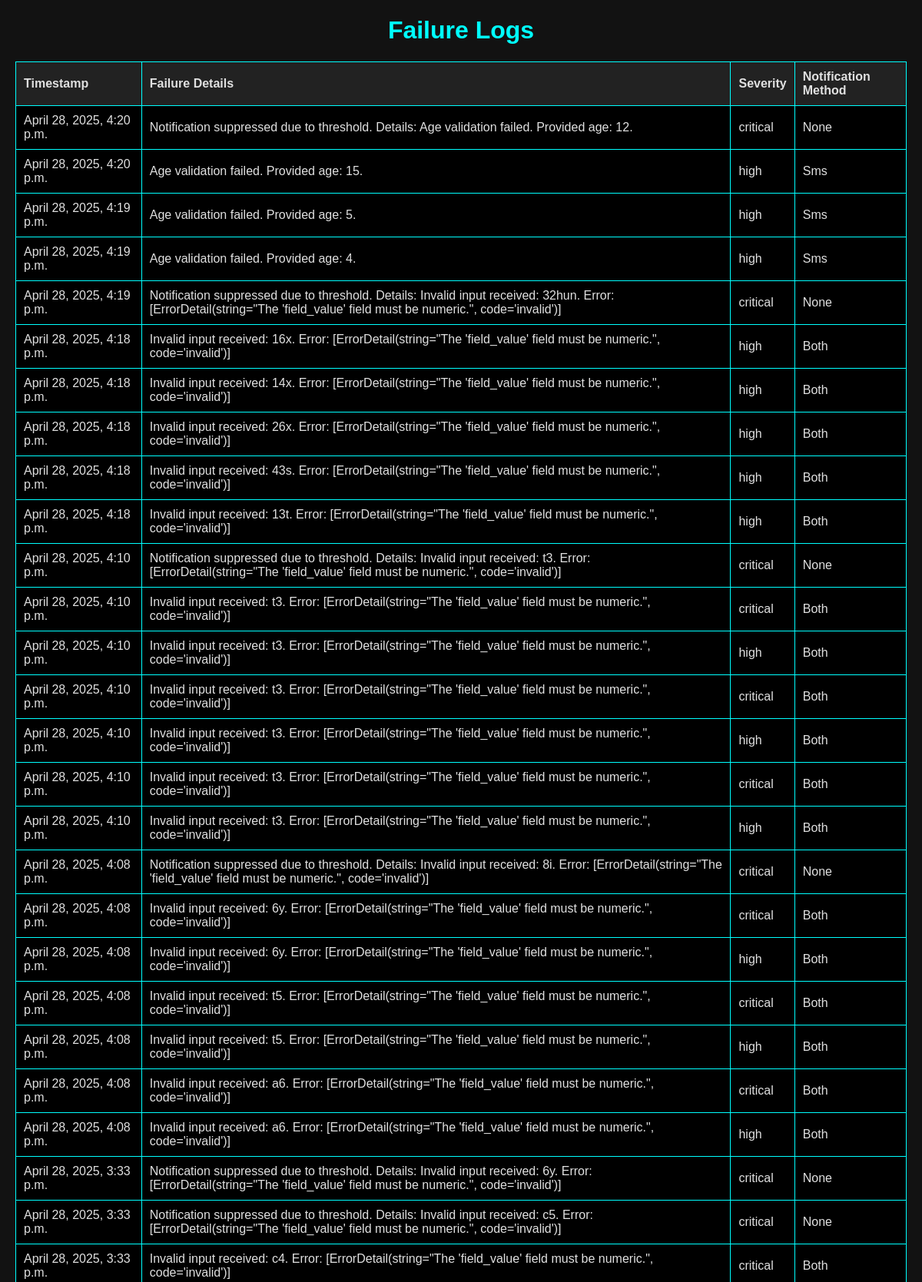
/failure-logs/ (upper part), run on the app's committed database.
### notify/apps/notifications/models.py (models this page shows, shortened)
class FailureLog(models.Model):
    api_name = models.CharField(max_length=255, default='unknown')
    error_message = models.TextField()
    severity = models.CharField(
        max_length=50,
        choices=[('low', 'Low'), ('medium', 'Medium'), ('high', 'High'), ('critical', 'Critical')],
        default='critical'
    )
    notification_method = models.CharField(
        max_length=50,
        choices=[('email', 'Email'), ('sms', 'SMS'), ('both', 'Both'), ('none', 'None')],
        default='none'
    )
    timestamp = models.DateTimeField(auto_now_add=True)

### notify/apps/notifications/views.py (the view)
# urls.py: path('failure-logs/', failure_logs_view, name='failure-logs'),
def failure_logs_view(request):
    logs = FailureLog.objects.all().order_by('-timestamp')
    return render(request, 'failure_logs.html', {'logs': logs})

### templates/failure_logs.html (shortened to what this page needs)
<!DOCTYPE html>
<html lang="en">
<head>
</head>
<body>
    <h1>Failure Logs</h1>
    <table>
        <thead>
            <tr>
                <th>Timestamp</th>
                <th>Failure Details</th>
                <th>Severity</th>
                <th>Notification Method</th>
            </tr>
        </thead>
        <tbody>
            {% for log in logs %}
            <tr>
                <td>{{ log.timestamp }}</td>
                <td>{{ log.error_message }}</td>
                <td>{{ log.severity }}</td>
                <td>
                    {% if log.notification_method == "none" %}
                        None
                    {% else %}
                        {{ log.notification_method|title }}
                    {% endif %}
                </td>
            </tr>
            {% empty %}
            <tr>
                <td colspan="4" style="text-align: center;">No failure logs found.</td>
            </tr>
            {% endfor %}
        </tbody>
    </table>
</body>
</html>

### templates/failure_logs.html (style rules this page uses)
body { font-family: Arial, sans-serif; margin: 20px; background-color: #121212; color: #e0e0e0; }
table { width: 100%; border-collapse: collapse; margin-bottom: 20px; background-color:rgb(0, 0, 0); color: #e0e0e0; }
table, th, td { border: 1px solid #00ffff; }
th, td { padding: 10px; text-align: left; }
th { background-color: #222; }
h1 { text-align: center; color: #00ffff; }

### data on the page
FailureLog: timestamp "April 28, 2025, 4:20 p.m.", error_message "Notification suppressed due to threshold. Details: Age validation failed. Provided age: 12.", severity "critical", notification_method "None"
FailureLog: timestamp "April 28, 2025, 4:20 p.m.", error_message "Age validation failed. Provided age: 15.", severity "high", notification_method "Sms"
FailureLog: timestamp "April 28, 2025, 4:19 p.m.", error_message "Age validation failed. Provided age: 5.", severity "high", notification_method "Sms"
FailureLog: timestamp "April 28, 2025, 4:19 p.m.", error_message "Age validation failed. Provided age: 4.", severity "high", notification_method "Sms"
FailureLog: timestamp "April 28, 2025, 4:19 p.m.", error_message "Notification suppressed due to threshold. Details: Invalid input received: 32hun. Error: [ErrorDetail(string=\"The 'field_value' field must be numeric.\", code='invalid')]", severity "critical", notification_method "None"
FailureLog: timestamp "April 28, 2025, 4:18 p.m.", error_message "Invalid input received: 16x. Error: [ErrorDetail(string=\"The 'field_value' field must be numeric.\", code='invalid')]", severity "high", notification_method "Both"
FailureLog: timestamp "April 28, 2025, 4:18 p.m.", error_message "Invalid input received: 14x. Error: [ErrorDetail(string=\"The 'field_value' field must be numeric.\", code='invalid')]", severity "high", notification_method "Both"
FailureLog: timestamp "April 28, 2025, 4:18 p.m.", error_message "Invalid input received: 26x. Error: [ErrorDetail(string=\"The 'field_value' field must be numeric.\", code='invalid')]", severity "high", notification_method "Both"
FailureLog: timestamp "April 28, 2025, 4:18 p.m.", error_message "Invalid input received: 43s. Error: [ErrorDetail(string=\"The 'field_value' field must be numeric.\", code='invalid')]", severity "high", notification_method "Both"
FailureLog: timestamp "April 28, 2025, 4:18 p.m.", error_message "Invalid input received: 13t. Error: [ErrorDetail(string=\"The 'field_value' field must be numeric.\", code='invalid')]", severity "high", notification_method "Both"
FailureLog: timestamp "April 28, 2025, 4:10 p.m.", error_message "Notification suppressed due to threshold. Details: Invalid input received: t3. Error: [ErrorDetail(string=\"The 'field_value' field must be numeric.\", code='invalid')]", severity "critical", notification_method "None"
FailureLog: timestamp "April 28, 2025, 4:10 p.m.", error_message "Invalid input received: t3. Error: [ErrorDetail(string=\"The 'field_value' field must be numeric.\", code='invalid')]", severity "critical", notification_method "Both"
FailureLog: timestamp "April 28, 2025, 4:10 p.m.", error_message "Invalid input received: t3. Error: [ErrorDetail(string=\"The 'field_value' field must be numeric.\", code='invalid')]", severity "high", notification_method "Both"
FailureLog: timestamp "April 28, 2025, 4:10 p.m.", error_message "Invalid input received: t3. Error: [ErrorDetail(string=\"The 'field_value' field must be numeric.\", code='invalid')]", severity "critical", notification_method "Both"
FailureLog: timestamp "April 28, 2025, 4:10 p.m.", error_message "Invalid input received: t3. Error: [ErrorDetail(string=\"The 'field_value' field must be numeric.\", code='invalid')]", severity "high", notification_method "Both"
FailureLog: timestamp "April 28, 2025, 4:10 p.m.", error_message "Invalid input received: t3. Error: [ErrorDetail(string=\"The 'field_value' field must be numeric.\", code='invalid')]", severity "critical", notification_method "Both"
FailureLog: timestamp "April 28, 2025, 4:10 p.m.", error_message "Invalid input received: t3. Error: [ErrorDetail(string=\"The 'field_value' field must be numeric.\", code='invalid')]", severity "high", notification_method "Both"
FailureLog: timestamp "April 28, 2025, 4:08 p.m.", error_message "Notification suppressed due to threshold. Details: Invalid input received: 8i. Error: [ErrorDetail(string=\"The 'field_value' field must be numeric.\", code='invalid')]", severity "critical", notification_method "None"
FailureLog: timestamp "April 28, 2025, 4:08 p.m.", error_message "Invalid input received: 6y. Error: [ErrorDetail(string=\"The 'field_value' field must be numeric.\", code='invalid')]", severity "critical", notification_method "Both"
FailureLog: timestamp "April 28, 2025, 4:08 p.m.", error_message "Invalid input received: 6y. Error: [ErrorDetail(string=\"The 'field_value' field must be numeric.\", code='invalid')]", severity "high", notification_method "Both"
FailureLog: timestamp "April 28, 2025, 4:08 p.m.", error_message "Invalid input received: t5. Error: [ErrorDetail(string=\"The 'field_value' field must be numeric.\", code='invalid')]", severity "critical", notification_method "Both"
FailureLog: timestamp "April 28, 2025, 4:08 p.m.", error_message "Invalid input received: t5. Error: [ErrorDetail(string=\"The 'field_value' field must be numeric.\", code='invalid')]", severity "high", notification_method "Both"
FailureLog: timestamp "April 28, 2025, 4:08 p.m.", error_message "Invalid input received: a6. Error: [ErrorDetail(string=\"The 'field_value' field must be numeric.\", code='invalid')]", severity "critical", notification_method "Both"
FailureLog: timestamp "April 28, 2025, 4:08 p.m.", error_message "Invalid input received: a6. Error: [ErrorDetail(string=\"The 'field_value' field must be numeric.\", code='invalid')]", severity "high", notification_method "Both"
FailureLog: timestamp "April 28, 2025, 3:33 p.m.", error_message "Notification suppressed due to threshold. Details: Invalid input received: 6y. Error: [ErrorDetail(string=\"The 'field_value' field must be numeric.\", code='invalid')]", severity "critical", notification_method "None"
FailureLog: timestamp "April 28, 2025, 3:33 p.m.", error_message "Notification suppressed due to threshold. Details: Invalid input received: c5. Error: [ErrorDetail(string=\"The 'field_value' field must be numeric.\", code='invalid')]", severity "critical", notification_method "None"
FailureLog: timestamp "April 28, 2025, 3:33 p.m.", error_message "Invalid input received: c4. Error: [ErrorDetail(string=\"The 'field_value' field must be numeric.\", code='invalid')]", severity "critical", notification_method "Both"
